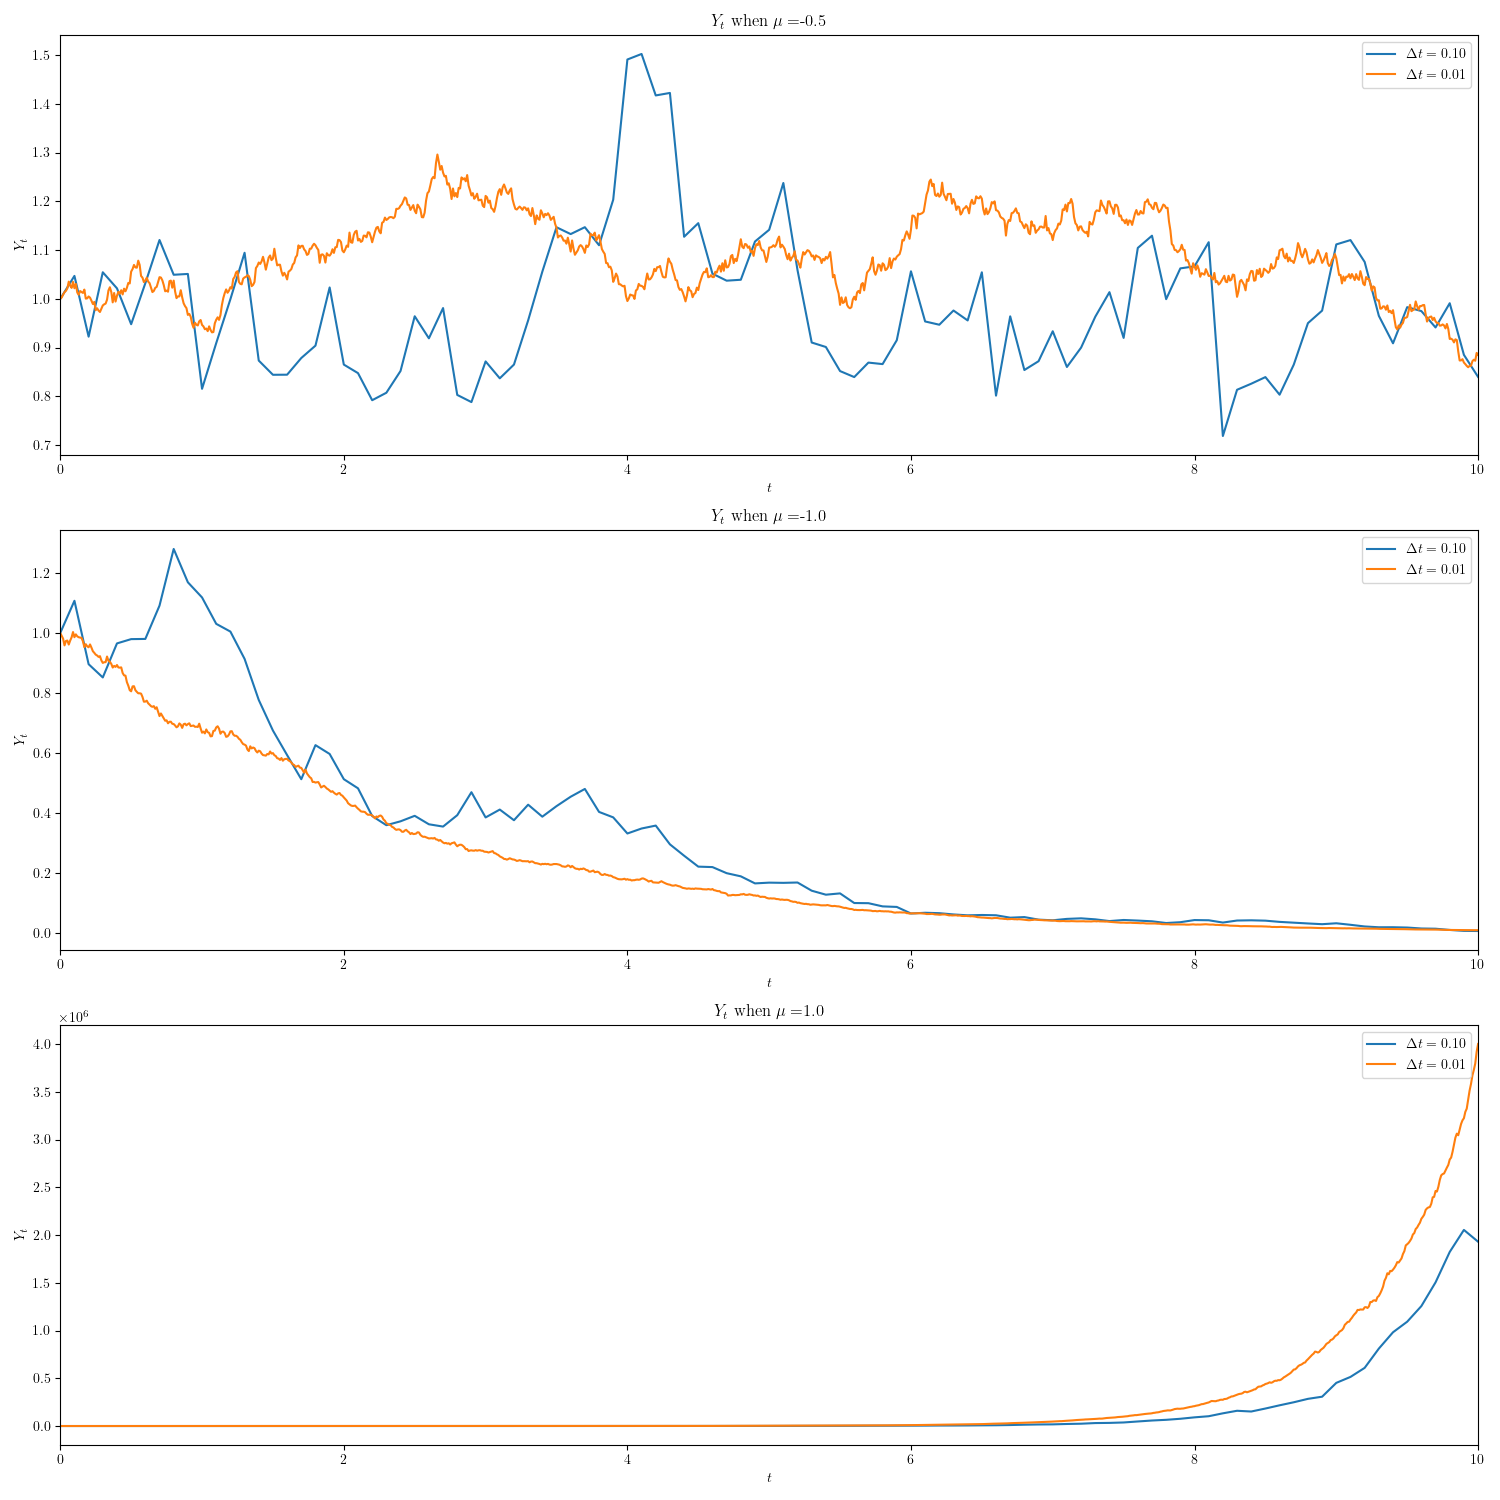

The script that drew this image:
import numpy as np
import matplotlib.pyplot as plt
np.random.seed(1234)
plt.rc('text', usetex=True)
plt.rc('font', family='serif')

sigma = 1

mu1 = -0.5
mu2 = -1
mu3 = 1
mus = [mu1, mu2, mu3]

dt1 = 0.1
dt2 = 0.01
dts = [dt1, dt2]


def drift(mu, y):
    return (mu + 0.5*sigma**2) * y


def noise(y):
    return sigma*y


plt.figure(figsize=(15, 15))
for j in range(len(mus)):
    plt.subplot(len(mus), 1, j+1)
    for dt in dts:
        ts = np.arange(0, 10+dt, step=dt)
        Ys = np.empty(ts.shape)
        Ys[0] = 1
        for i in range(len(Ys) - 1):
            Ys[i+1] = Ys[i] + drift(mus[j], Ys[i])*dt + noise(Ys[i])*np.random.normal(0, dt)
        plt.plot(ts, Ys, label=r"$\Delta t = %.2f$" % dt)
    plt.legend()
    plt.title(r"$Y_t$ when $\mu = $%.1f" % mus[j])
    plt.xlim(0, 10)
    plt.xlabel(r"$t$")
    plt.ylabel(r"$Y_t$")

plt.tight_layout()
plt.savefig("Q1-D.png")
